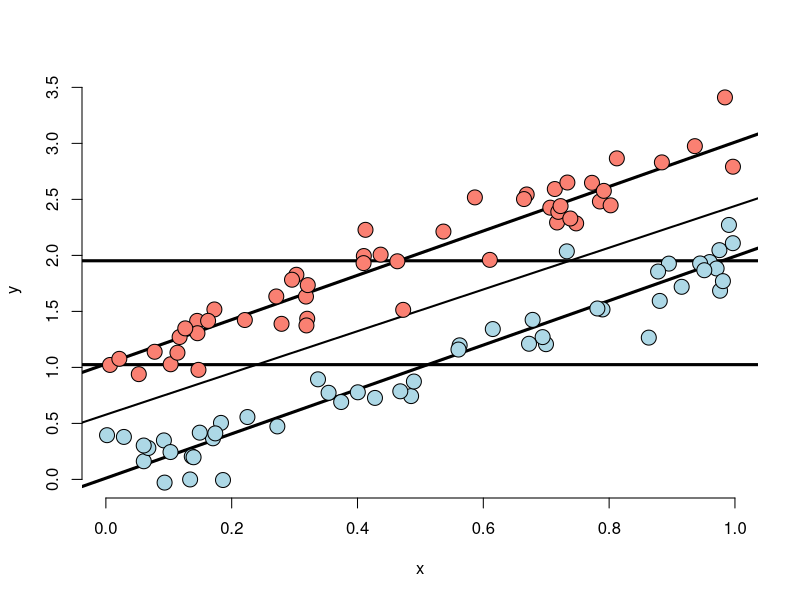
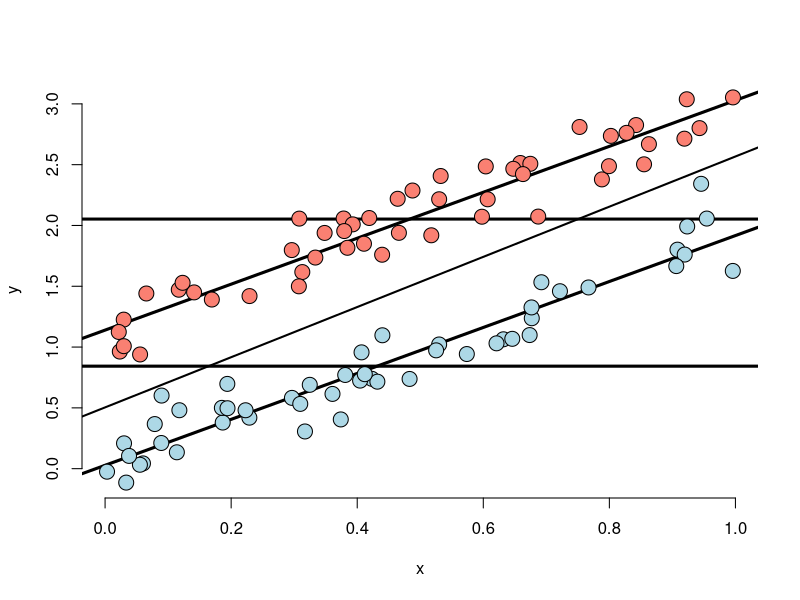
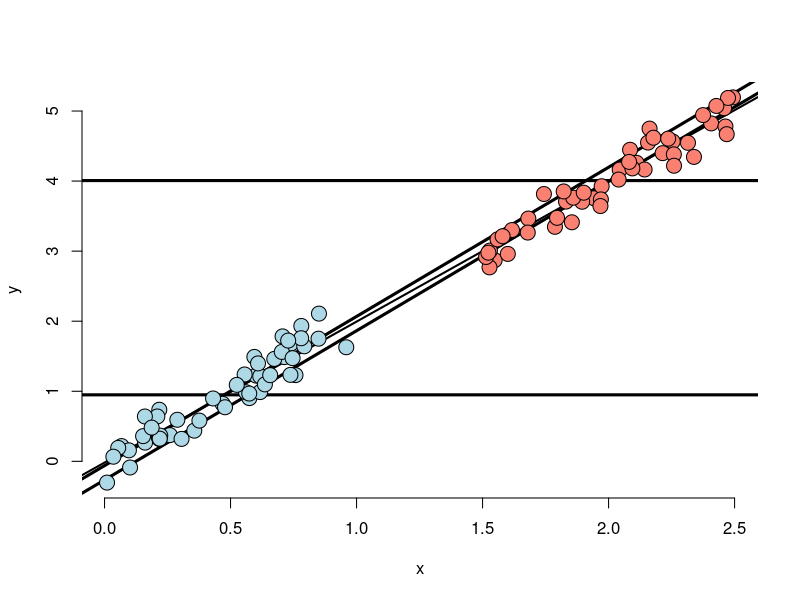
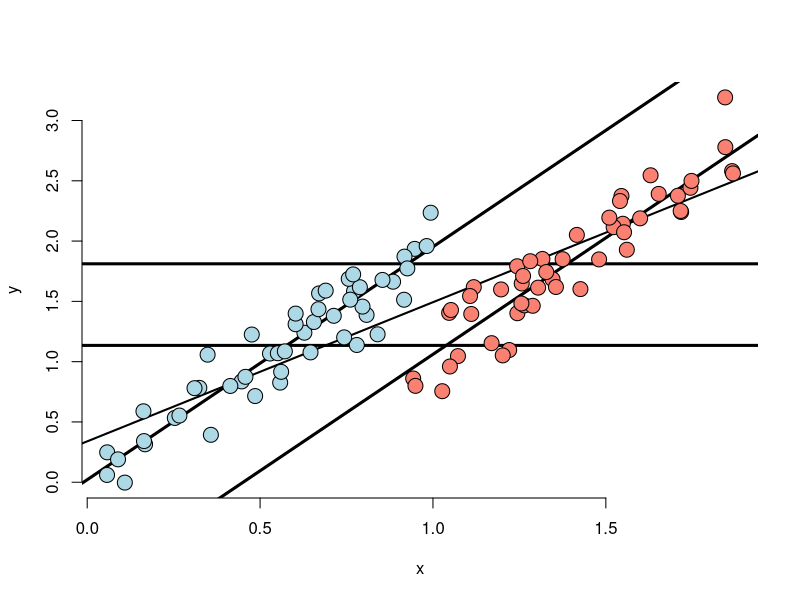

Here is the R script that generated these plots, in order:
setwd("C:\\Users\\Ivan.Liuyanfeng\\Desktop\\Data_Mining_Work_Space\\Data-Science-Regression-Models")
n <- 100; t <- rep(c(0, 1), c(n/2, n/2)); x <- c(runif(n/2), runif(n/2));
beta0 <- 0; beta1 <- 2; tau <- 1; sigma <- .2
y <- beta0 + x * beta1 + t * tau + rnorm(n, sd = sigma)
png("mulvar1.png")
plot(x, y, type = "n", frame = FALSE)
abline(lm(y ~ x), lwd = 2)
abline(h = mean(y[1 : (n/2)]), lwd = 3)
abline(h = mean(y[(n/2 + 1) : n]), lwd = 3)
fit <- lm(y ~ x + t)
abline(coef(fit)[1], coef(fit)[2], lwd = 3)
abline(coef(fit)[1] + coef(fit)[3], coef(fit)[2], lwd = 3)
points(x[1 : (n/2)], y[1 : (n/2)], pch = 21, col = "black", bg = "lightblue", cex = 2)
points(x[(n/2 + 1) : n], y[(n/2 + 1) : n], pch = 21, col = "black", bg = "salmon", cex = 2)
dev.off()

n <- 100; t <- rep(c(0, 1), c(n/2, n/2)); x <- c(runif(n/2), runif(n/2)); 
beta0 <- 0; beta1 <- 2; tau <- 1; sigma <- .2
y <- beta0 + x * beta1 + t * tau + rnorm(n, sd = sigma)
plot(x, y, type = "n", frame = FALSE)
abline(lm(y ~ x), lwd = 2)
abline(h = mean(y[1 : (n/2)]), lwd = 3)
abline(h = mean(y[(n/2 + 1) : n]), lwd = 3)
fit <- lm(y ~ x + t)
abline(coef(fit)[1], coef(fit)[2], lwd = 3)
abline(coef(fit)[1] + coef(fit)[3], coef(fit)[2], lwd = 3)
points(x[1 : (n/2)], y[1 : (n/2)], pch = 21, col = "black", bg = "lightblue", cex = 2)
points(x[(n/2 + 1) : n], y[(n/2 + 1) : n], pch = 21, col = "black", bg = "salmon", cex = 2)

n <- 100; t <- rep(c(0, 1), c(n/2, n/2)); x <- c(runif(n/2), 1.5 + runif(n/2)); 
beta0 <- 0; beta1 <- 2; tau <- 0; sigma <- .2
y <- beta0 + x * beta1 + t * tau + rnorm(n, sd = sigma)
png("mulvar2.png")
plot(x, y, type = "n", frame = FALSE)
abline(lm(y ~ x), lwd = 2)
abline(h = mean(y[1 : (n/2)]), lwd = 3)
abline(h = mean(y[(n/2 + 1) : n]), lwd = 3)
fit <- lm(y ~ x + t)
abline(coef(fit)[1], coef(fit)[2], lwd = 3)
abline(coef(fit)[1] + coef(fit)[3], coef(fit)[2], lwd = 3)
points(x[1 : (n/2)], y[1 : (n/2)], pch = 21, col = "black", bg = "lightblue", cex = 2)
points(x[(n/2 + 1) : n], y[(n/2 + 1) : n], pch = 21, col = "black", bg = "salmon", cex = 2)
dev.off()

n <- 100; t <- rep(c(0, 1), c(n/2, n/2)); x <- c(runif(n/2), .9 + runif(n/2)); 
beta0 <- 0; beta1 <- 2; tau <- -1; sigma <- .2
y <- beta0 + x * beta1 + t * tau + rnorm(n, sd = sigma)
png("mulvar3.png")
plot(x, y, type = "n", frame = FALSE)
abline(lm(y ~ x), lwd = 2)
abline(h = mean(y[1 : (n/2)]), lwd = 3)
abline(h = mean(y[(n/2 + 1) : n]), lwd = 3)
fit <- lm(y ~ x + t)
abline(coef(fit)[1], coef(fit)[2], lwd = 3)
abline(coef(fit)[1] + coef(fit)[3], coef(fit)[2], lwd = 3)
points(x[1 : (n/2)], y[1 : (n/2)], pch = 21, col = "black", bg = "lightblue", cex = 2)
points(x[(n/2 + 1) : n], y[(n/2 + 1) : n], pch = 21, col = "black", bg = "salmon", cex = 2)
dev.off()

